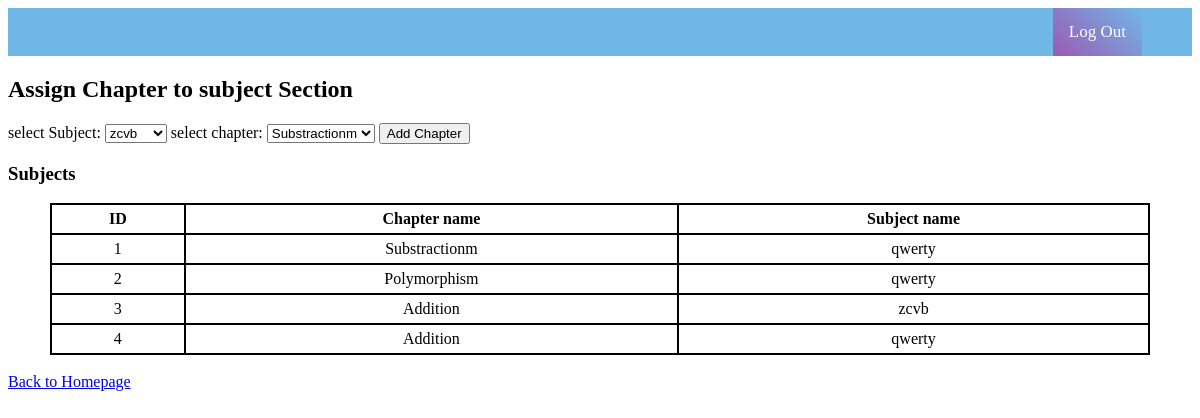
Screenshot of /assignchap.php (signed in) with the database file from the repository.
### tables this page shows
CREATE TABLE `chapter_subject` (
  `id` int NOT NULL,
  `chapt_id` int NOT NULL,
  `sub_id` int NOT NULL
);

CREATE TABLE `chapters` (
  `id` int NOT NULL,
  `chapter` varchar(50) NOT NULL
);

CREATE TABLE `subjects` (
  `id` int NOT NULL,
  `subjects` varchar(50) NOT NULL
);

### assignchap.php (the view, shortened to what this page needs)
<?php
include_once "header.php";
include_once "db_connect.php"
?>
<!DOCTYPE html>
<html lang="en">
<head>
</head>
<body>
    <h2>Assign Chapter to subject Section</h2>
    <form action="" method="post">
        <label for="select_subject">select Subject:</label>
        <select name="subjectname">
            <?php
            $query = "SELECT * FROM subjects";
            $result = mysqli_query($conn, $query);
            while ($row = mysqli_fetch_assoc($result)) {
                $name = $row['subjects'];
                $id = $row['id'];
                echo "<option value='$id'>$name</option>";
            }
            ?>
        </select>
        <label for="select_Chapter">select chapter:</label>
        <select name="chaptername">
            <?php
            $query = "SELECT * FROM chapters";
            $result = mysqli_query($conn, $query);
            while ($row = mysqli_fetch_assoc($result)) {
                $name = $row['chapter'];
                $id = $row['id'];
                echo "<option value='$id'>$name</option>";
            }
            ?>
        </select>
        <input type="submit" name="submitchap" value="Add Chapter">
    </form>
    <?php
    $query = "SELECT chapter_subject.*, chapters.chapter As chap_name, subjects.subjects AS sub_name
    FROM `chapter_subject`
    JOIN chapters ON chapters.id = chapter_subject.chapt_id
    JOIN subjects ON subjects.id = chapter_subject.sub_id";
    $result = mysqli_query($conn, $query);
    ?>
    <h3>Subjects</h3>
    <table align="center" style="width: 1100px;">
        <tr>
            <th>ID</th>
            <th>Chapter name</th>
            <th>Subject name</th>
        </tr>
        <?php
        if (mysqli_num_rows($result) > 0) {
            while ($row = mysqli_fetch_assoc($result)) {
                ?>
                <tr>
                    <td><?php echo $row['id']; ?></td>
                    <td><?php echo $row['chap_name']; ?></td>
                    <td><?php echo $row['sub_name']; ?></td>
                </tr><?php
            }
        } else {
                ?>
                <tr>
                    <td colspan="3"> No record Found</td>
                </tr>
            <?php
        }
            ?>
    </table>
    <br>
        <a href="homepage.php">Back to Homepage</a>
</body>
</html>

### assignchap.php (style rules this page uses)
table { border: 1px solid black; border-spacing: 0; }
th, td { border: 1px solid black; padding: 5px; text-align: center; }

### rows the page displays
chapter_subject: id "1", chapt.chapter "Substractionm", sub.subjects "qwerty"
chapter_subject: id "2", chapt.chapter "Polymorphism", sub.subjects "qwerty"
chapter_subject: id "3", chapt.chapter "Addition", sub.subjects "zcvb"
chapter_subject: id "4", chapt.chapter "Addition", sub.subjects "qwerty"

### other values shown
form field subjectname "zcvb"
form field chaptername "Substractionm"
